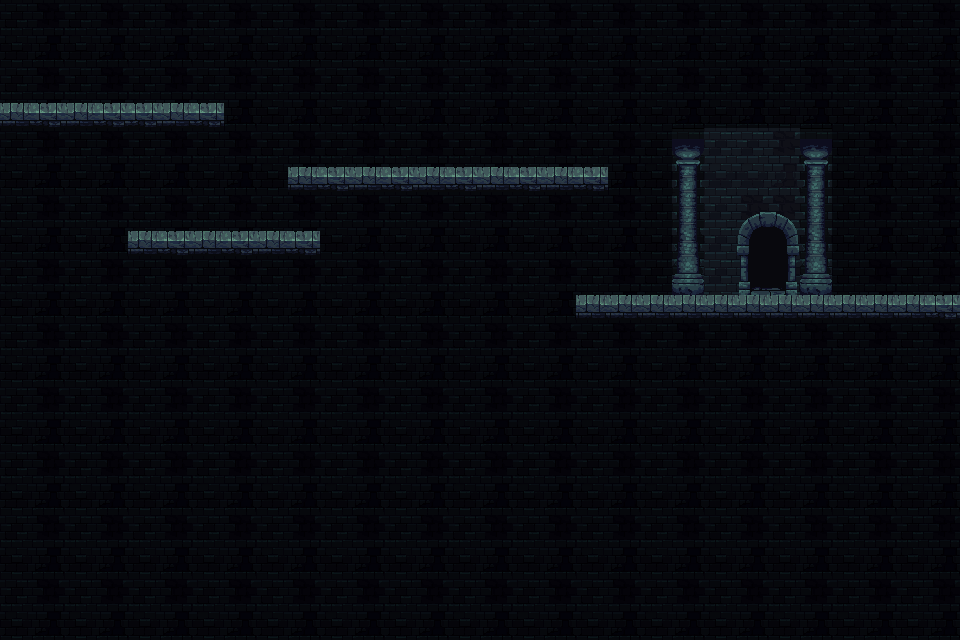

Tiled map render using the project's own tile images. Description and the whole map definition, tile-layer contents included, below:
An orthogonal 30x20 tile map with 32x32 px tiles, 3 tile layers (Background, Forground, Collision).

<map version="1.10" tiledversion="1.11.2" orientation="orthogonal" renderorder="right-down" width="30" height="20" tilewidth="32" tileheight="32" infinite="0" nextlayerid="6" nextobjectid="3">
 <editorsettings>
  <export target="map..tmj" format="json" />
 </editorsettings>
 <tileset firstgid="1" source="The Sidescroller's Dungeon Tiles 32x32.tsx" />
 <layer id="1" name="Background" width="30" height="20">
  <data encoding="csv">
128,129,128,129,128,129,128,129,128,129,128,129,128,129,128,129,128,129,128,129,128,129,128,129,128,129,128,129,128,129,
149,150,149,150,149,150,149,150,149,150,149,150,149,150,149,150,149,150,149,150,149,150,149,150,149,150,149,150,149,150,
128,129,128,129,128,129,128,129,128,129,128,129,128,129,128,129,128,129,128,129,128,129,128,129,128,129,128,129,128,129,
149,150,149,150,149,150,149,150,149,150,149,150,149,150,149,150,149,150,149,150,149,150,149,150,149,150,149,150,149,150,
128,129,128,129,128,129,128,129,128,129,128,129,128,129,128,129,128,129,128,129,128,117,233,233,234,117,128,129,128,129,
149,150,149,150,149,150,149,150,149,150,149,150,149,150,149,150,149,150,149,150,149,138,254,254,255,138,149,150,149,150,
128,129,128,129,128,129,128,129,128,129,128,129,128,129,128,129,128,129,128,129,128,159,233,234,234,159,128,129,128,129,
149,150,149,150,149,150,149,150,149,150,149,150,149,150,149,150,149,150,149,150,149,180,233,233,234,180,149,150,149,150,
128,129,128,129,128,129,128,129,128,129,128,129,128,129,128,129,128,129,128,129,128,201,233,234,234,201,128,129,128,129,
149,150,149,150,149,150,149,150,149,150,149,150,149,150,149,150,149,150,149,150,149,222,254,255,255,222,149,150,149,150,
128,129,128,129,128,129,128,129,128,129,128,129,128,129,128,129,128,129,128,129,128,129,128,129,128,129,128,129,128,129,
149,150,149,150,149,150,149,150,149,150,149,150,149,150,149,150,149,150,149,150,149,150,149,150,149,150,149,150,149,150,
128,129,128,129,128,129,128,129,128,129,128,129,128,129,128,129,128,129,128,129,128,129,128,129,128,129,128,129,128,129,
149,150,149,150,149,150,149,150,149,150,149,150,149,150,149,150,149,150,149,150,149,150,149,150,149,150,149,150,149,150,
128,129,128,129,128,129,128,129,128,129,128,129,128,129,128,129,128,129,128,129,128,129,128,129,128,129,128,129,128,129,
149,150,149,150,149,150,149,150,149,150,149,150,149,150,149,150,149,150,149,150,149,150,149,150,149,150,149,150,149,150,
128,129,128,129,128,129,128,129,128,129,128,129,128,129,128,129,128,129,128,129,128,129,128,129,128,129,128,129,128,129,
149,150,149,150,149,150,149,150,149,150,149,150,149,150,149,150,149,150,149,150,149,150,149,150,149,150,149,150,149,150,
128,129,128,129,128,129,128,129,128,129,128,129,128,129,128,129,128,129,128,129,128,129,128,129,128,129,128,129,128,129,
149,150,149,150,149,150,149,150,149,150,149,150,149,150,149,150,149,150,149,150,149,150,149,150,149,150,149,150,149,150
</data>
 </layer>
 <layer id="4" name="Forground" width="30" height="20">
  <data encoding="csv">
0,0,0,0,0,0,0,0,0,0,0,0,0,0,0,0,0,0,0,0,0,0,0,0,0,0,0,0,0,0,
0,0,0,0,0,0,0,0,0,0,0,0,0,0,0,0,0,0,0,0,0,0,0,0,0,0,0,0,0,0,
0,0,0,0,0,0,0,0,0,0,0,0,0,0,0,0,0,0,0,0,0,0,0,0,0,0,0,0,0,0,
0,0,0,0,0,0,0,0,0,0,0,0,0,0,0,0,0,0,0,0,0,0,0,0,0,0,0,0,0,0,
0,0,0,0,0,0,0,0,0,0,0,0,0,0,0,0,0,0,0,0,0,0,0,0,0,0,0,0,0,0,
0,0,0,0,0,0,0,0,0,0,0,0,0,0,0,0,0,0,0,0,0,0,0,0,0,0,0,0,0,0,
0,0,0,0,0,0,0,0,0,0,0,0,0,0,0,0,0,0,0,0,0,0,0,238,239,0,0,0,0,0,
0,0,0,0,0,0,0,0,0,0,0,0,0,0,0,0,0,0,0,0,0,0,0,259,260,0,0,0,0,0,
0,0,0,0,0,0,0,0,0,0,0,0,0,0,0,0,0,0,0,0,0,0,0,280,281,0,0,0,0,0,
0,0,0,0,0,0,0,0,0,0,0,0,0,0,0,0,0,0,0,0,0,0,0,301,302,0,0,0,0,0,
0,0,0,0,0,0,0,0,0,0,0,0,0,0,0,0,0,0,0,0,0,0,0,0,0,0,0,0,0,0,
0,0,0,0,0,0,0,0,0,0,0,0,0,0,0,0,0,0,0,0,0,0,0,0,0,0,0,0,0,0,
0,0,0,0,0,0,0,0,0,0,0,0,0,0,0,0,0,0,0,0,0,0,0,0,0,0,0,0,0,0,
0,0,0,0,0,0,0,0,0,0,0,0,0,0,0,0,0,0,0,0,0,0,0,0,0,0,0,0,0,0,
0,0,0,0,0,0,0,0,0,0,0,0,0,0,0,0,0,0,0,0,0,0,0,0,0,0,0,0,0,0,
0,0,0,0,0,0,0,0,0,0,0,0,0,0,0,0,0,0,0,0,0,0,0,0,0,0,0,0,0,0,
0,0,0,0,0,0,0,0,0,0,0,0,0,0,0,0,0,0,0,0,0,0,0,0,0,0,0,0,0,0,
0,0,0,0,0,0,0,0,0,0,0,0,0,0,0,0,0,0,0,0,0,0,0,0,0,0,0,0,0,0,
0,0,0,0,0,0,0,0,0,0,0,0,0,0,0,0,0,0,0,0,0,0,0,0,0,0,0,0,0,0,
0,0,0,0,0,0,0,0,0,0,0,0,0,0,0,0,0,0,0,0,0,0,0,0,0,0,0,0,0,0
</data>
 </layer>
 <layer id="2" name="Collision" width="30" height="20">
  <properties>
   <property name="collision" type="bool" value="true" />
  </properties>
  <data encoding="csv">
0,0,0,0,0,0,0,0,0,0,0,0,0,0,0,0,0,0,0,0,0,0,0,0,0,0,0,0,0,0,
0,0,0,0,0,0,0,0,0,0,0,0,0,0,0,0,0,0,0,0,0,0,0,0,0,0,0,0,0,0,
0,0,0,0,0,0,0,0,0,0,0,0,0,0,0,0,0,0,0,0,0,0,0,0,0,0,0,0,0,0,
2,3,2,3,3,2,3,0,0,0,0,0,0,0,0,0,0,0,0,0,0,0,0,0,0,0,0,0,0,0,
0,0,0,0,0,0,0,0,0,0,0,0,0,0,0,0,0,0,0,0,0,0,0,0,0,0,0,0,0,0,
0,0,0,0,0,0,0,0,0,2,3,2,3,2,3,2,3,2,3,0,0,0,0,0,0,0,0,0,0,0,
0,0,0,0,0,0,0,0,0,0,0,0,0,0,0,0,0,0,0,0,0,0,0,0,0,0,0,0,0,0,
0,0,0,0,2,3,2,3,2,3,0,0,0,0,0,0,0,0,0,0,0,0,0,0,0,0,0,0,0,0,
0,0,0,0,0,0,0,0,0,0,0,0,0,0,0,0,0,0,0,0,0,0,0,0,0,0,0,0,0,0,
0,0,0,0,0,0,0,0,0,0,0,0,0,0,0,0,0,0,2,2,2,2,2,2,2,2,2,2,2,3,
0,0,0,0,0,0,0,0,0,0,0,0,0,0,0,0,0,0,0,0,0,0,0,0,0,0,0,0,0,0,
0,0,0,0,0,0,0,0,0,0,0,0,0,0,0,0,0,0,0,0,0,0,0,0,0,0,0,0,0,0,
0,0,0,0,0,0,0,0,0,0,0,0,0,0,0,0,0,0,0,0,0,0,0,0,0,0,0,0,0,0,
0,0,0,0,0,0,0,0,0,0,0,0,0,0,0,0,0,0,0,0,0,0,0,0,0,0,0,0,0,0,
0,0,0,0,0,0,0,0,0,0,0,0,0,0,0,0,0,0,0,0,0,0,0,0,0,0,0,0,0,0,
0,0,0,0,0,0,0,0,0,0,0,0,0,0,0,0,0,0,0,0,0,0,0,0,0,0,0,0,0,0,
0,0,0,0,0,0,0,0,0,0,0,0,0,0,0,0,0,0,0,0,0,0,0,0,0,0,0,0,0,0,
0,0,0,0,0,0,0,0,0,0,0,0,0,0,0,0,0,0,0,0,0,0,0,0,0,0,0,0,0,0,
0,0,0,0,0,0,0,0,0,0,0,0,0,0,0,0,0,0,0,0,0,0,0,0,0,0,0,0,0,0,
0,0,0,0,0,0,0,0,0,0,0,0,0,0,0,0,0,0,0,0,0,0,0,0,0,0,0,0,0,0
</data>
 </layer>
</map>
